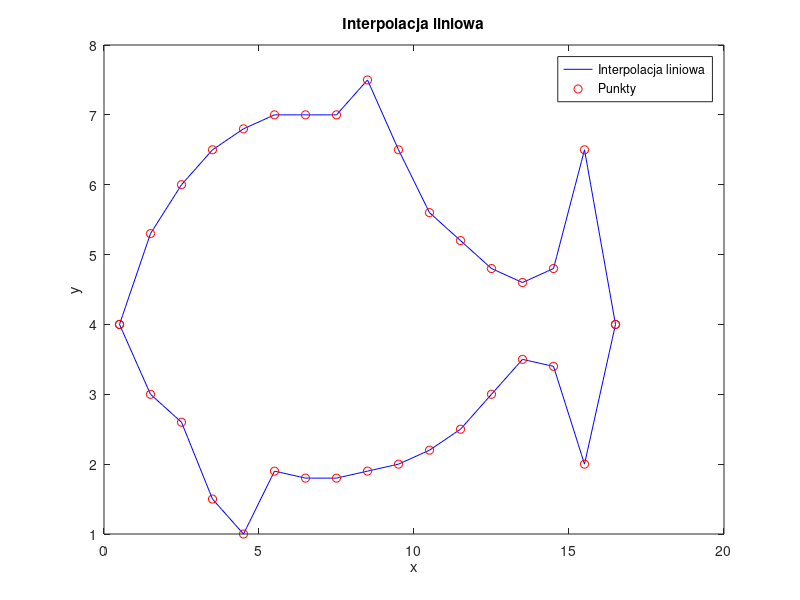

Reproduce this figure in MATLAB.
clc;
close all;
%Zad 1 linear
% Dane 
x = 0.5:16.5;
y = [4, 5.3, 6, 6.5, 6.8, 7, 7, 7, 7.5, 6.5, 5.6, 5.2, 4.8, 4.6, 4.8, 6.5, 4];

x2 = 0.5:16.5;
y2 = [4, 3, 2.6, 1.5, 1, 1.9, 1.8, 1.8, 1.9, 2, 2.2, 2.5, 3, 3.5, 3.4, 2, 4];

xInterp = 0.5:0.1:16.5;
interp1_y = interp1(x, y, xInterp, 'linear');

interp1_y2 = interp1(x2, y2, xInterp, 'linear');

plot(xInterp, interp1_y, 'b');
hold on;
scatter(x, y, 'r');

plot(xInterp, interp1_y2, 'b');
scatter(x2, y2, 'r');
hold off;

legend('Interpolacja liniowa', 'Punkty');
xlabel('x');
ylabel('y');
title('Interpolacja liniowa');

